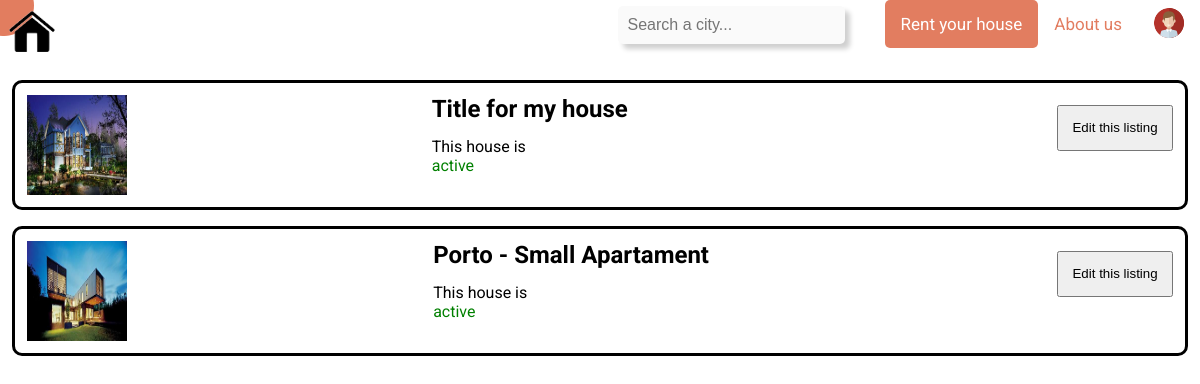
Page /manage_my_houses.php (signed in) on the earlier database version.
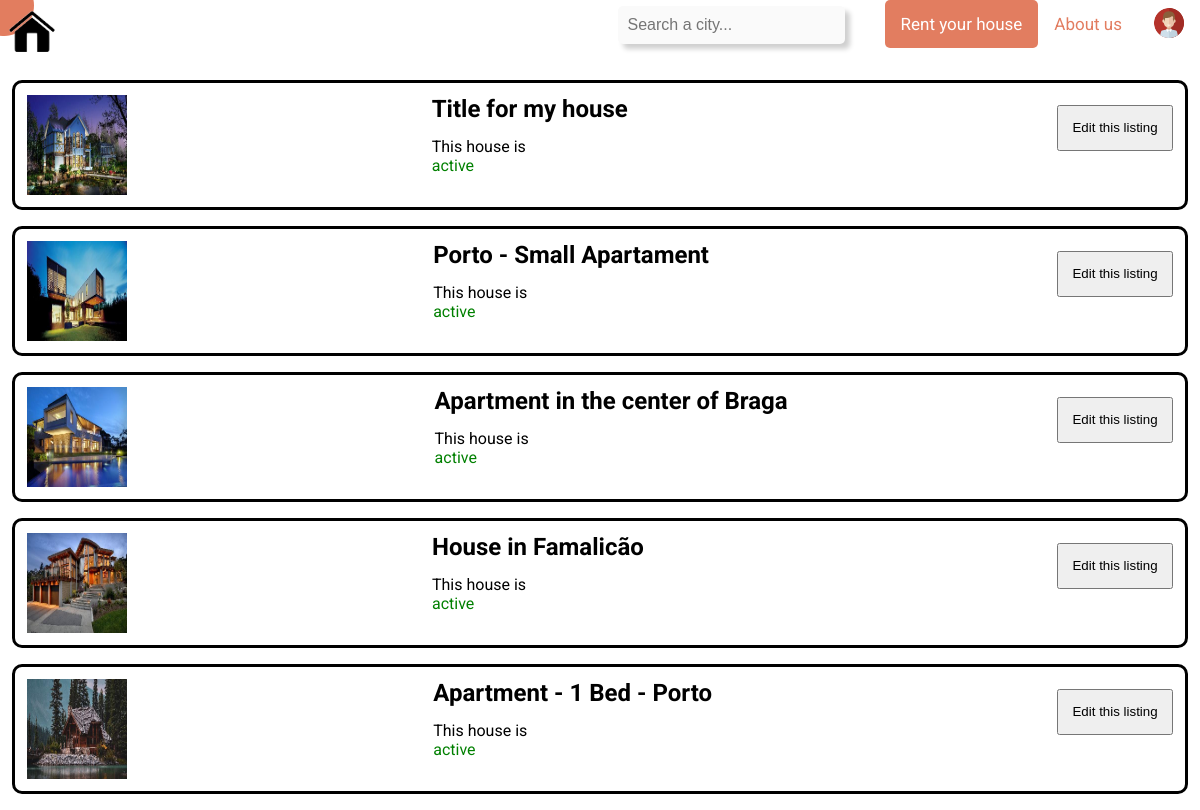
Same page on the later database version.
### tables this page shows
CREATE TABLE House (
    houseID INTEGER PRIMARY KEY AUTOINCREMENT,
    owner TEXT NOT NULL,
    availability_start DATETIME NOT NULL,
    availability_end DATETIME NOT NULL,

    city TEXT NOT NULL,
    region TEXT NOT NULL,
    country TEXT NOT NULL,
    street TEXT NOT NULL,
    door INTEGER NOT NULL,
    floor TEXT NOT NULL,
    postal_code TEXT NOT NULL,

    title VARCHAR(64) NOT NULL,
    daily_price FLOAT NOT NULL,
    n_beds INTEGER NOT NULL,
    animals BOOLEAN NOT NULL DEFAULT FALSE,
    kitchen BOOLEAN NOT NULL,
    internet BOOLEAN NOT NULL,
    air_con BOOLEAN NOT NULL,
    low_mobility BOOLEAN NOT NULL,
    washing_machine BOOLEAN NOT NULL,
    img_count INTEGER NOT NULL,
    house_description TEXT,
    active BOOLEAN NOT NULL DEFAULT TRUE,

    FOREIGN KEY(owner) REFERENCES User(email),
    CHECK(availability_end > availability_start),
    UNIQUE(city, region, country, street, door, floor, postal_code)
);

### database/house_q.php (called while the page is built, shortened)
<?php
include_once('connection.php');
function try_get_houses_by_owner_email($email) {
    global $db;
    $stmt = $db->prepare('SELECT * FROM House WHERE owner = ?');
    $stmt->execute(array($email));
    $houses_data = $stmt->fetchAll();
    if ($houses_data !== false)
        return $houses_data;
    else
        return NULL;
}
?>

### manage_my_houses.php (the view, shortened to what this page needs)
<?php
include_once('templates/header.php');
include_once('templates/navbar.php');
include_once('database/house_q.php');
$houses = try_get_houses_by_owner_email($_SESSION['email']);
if (!empty($houses)) {
    foreach($houses as $house){
        $id = $house['houseID'];
        $active = $house['active'];
        $path = "images/houses/h$id/medium/h$id.jpg";
        ?>
        <section>
            <div class="house_simple">
                <article>
                    <header><?php echo $house['title']?></header>
                    <img src="<?php echo $path?>" width="100" height="100"><br>
                    <div id="active">
                        <p>This house is </p>
                        <?php if($active == 'true') { ?>
                            <div id="true">
                                <p>active</p>
                            </div>
                        <?php }
                        else { ?>
                            <div id="false">
                                <p>inactive</p>
                            </div>
                        <?php } ?>
                    </div>
                    <form action="edit_house.php" method="post" id="view_house_id">
                        <input type="submit" id="house_selection" value="Edit this listing">
                    </form>
                </article>
            </div>
        </section>
    <?php
    }
}
else {
    ?>
    <div class="house_simple">
        <h1 class="house_simple">You have no active houses</h1>
    </div>
<?php
}
?>
<?php include_once('templates/footer.php'); ?>

Differences in the rows shown:
added house: title "Apartment in the center of Braga", shows a picture, active "active"
added house: title "House in Famalicão", shows a picture, active "active"
added house: title "Apartment - 1 Bed - Porto", shows a picture, active "active"
